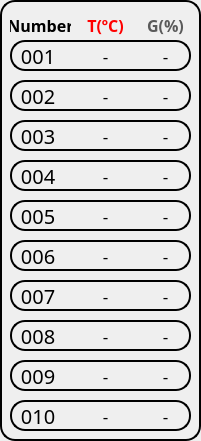
    <widget class="QFrame" name="frame_5">
     <property name="geometry">
      <rect>
       <x>0</x>
       <y>10</y>
       <width>201</width>
       <height>441</height>
      </rect>
     </property>
     <property name="styleSheet">
      <string notr="true">background-color:None;
border: 2px solid rgb(0,0,0);
border-radius: 15px;</string>
     </property>
     <property name="frameShape">
      <enum>QFrame::StyledPanel</enum>
     </property>
     <property name="frameShadow">
      <enum>QFrame::Raised</enum>
     </property>
     <widget class="QLabel" name="sensor_name_2">
      <property name="geometry">
       <rect>
        <x>10</x>
        <y>80</y>
        <width>181</width>
        <height>31</height>
       </rect>
      </property>
      <property name="font">
       <font>
        <family>KoPubWorld돋움체 Medium</family>
        <pointsize>15</pointsize>
       </font>
      </property>
      <property name="styleSheet">
       <string notr="true">background-color:None;
border: 2px solid rgb(0,0,0);
border-radius: 15px;</string>
      </property>
      <property name="text">
       <string/>
      </property>
      <property name="alignment">
       <set>Qt::AlignLeading|Qt::AlignLeft|Qt::AlignVCenter</set>
      </property>
     </widget>
     <widget class="QLabel" name="label_2">
      <property name="geometry">
       <rect>
        <x>10</x>
        <y>10</y>
        <width>61</width>
        <height>31</height>
       </rect>
      </property>
      <property name="font">
       <font>
        <family>KoPubWorld돋움체 Medium</family>
        <pointsize>12</pointsize>
        <weight>75</weight>
        <bold>true</bold>
       </font>
      </property>
      <property name="styleSheet">
       <string notr="true">background-color:None;
border: None;</string>
      </property>
      <property name="text">
       <string>Number</string>
      </property>
      <property name="alignment">
       <set>Qt::AlignCenter</set>
      </property>
     </widget>
     <widget class="QLabel" name="label_3">
      <property name="geometry">
       <rect>
        <x>80</x>
        <y>10</y>
        <width>51</width>
        <height>31</height>
       </rect>
      </property>
      <property name="font">
       <font>
        <family>KoPubWorld돋움체 Medium</family>
        <pointsize>12</pointsize>
        <weight>75</weight>
        <bold>true</bold>
       </font>
      </property>
      <property name="styleSheet">
       <string notr="true">background-color:None;
border: None;
color:rgb(255,0,0);</string>
      </property>
      <property name="text">
       <string>T(ºC)</string>
      </property>
      <property name="alignment">
       <set>Qt::AlignCenter</set>
      </property>
     </widget>
     <widget class="QLabel" name="label_4">
      <property name="geometry">
       <rect>
        <x>140</x>
        <y>10</y>
        <width>51</width>
        <height>31</height>
       </rect>
      </property>
      <property name="font">
       <font>
        <family>KoPubWorld돋움체 Medium</family>
        <pointsize>12</pointsize>
        <weight>75</weight>
        <bold>true</bold>
       </font>
      </property>
      <property name="styleSheet">
       <string notr="true">background-color:None;
border: None;
color:rgb(90,90,90);</string>
      </property>
      <property name="text">
       <string>G(%)</string>
      </property>
      <property name="alignment">
       <set>Qt::AlignCenter</set>
      </property>
     </widget>
     <widget class="QLabel" name="t01_lb">
      <property name="geometry">
       <rect>
        <x>80</x>
        <y>40</y>
        <width>51</width>
        <height>31</height>
       </rect>
      </property>
      <property name="font">
       <font>
        <family>KoPubWorld돋움체 Medium</family>
        <pointsize>13</pointsize>
        <strikeout>false</strikeout>
       </font>
      </property>
      <property name="styleSheet">
       <string notr="true">background-color:None;
border: None</string>
      </property>
      <property name="text">
       <string>-</string>
      </property>
      <property name="alignment">
       <set>Qt::AlignCenter</set>
      </property>
     </widget>
     <widget class="QLabel" name="g01_lb">
      <property name="geometry">
       <rect>
        <x>140</x>
        <y>40</y>
        <width>51</width>
        <height>31</height>
       </rect>
      </property>
      <property name="font">
       <font>
        <family>KoPubWorld돋움체 Medium</family>
        <pointsize>13</pointsize>
       </font>
      </property>
      <property name="styleSheet">
       <string notr="true">background-color:None;
border: None</string>
      </property>
      <property name="text">
       <string>-</string>
      </property>
      <property name="alignment">
       <set>Qt::AlignCenter</set>
      </property>
     </widget>
     <widget class="QLabel" name="g02_lb">
      <property name="geometry">
       <rect>
        <x>140</x>
        <y>80</y>
        <width>51</width>
        <height>31</height>
       </rect>
      </property>
      <property name="font">
       <font>
        <family>KoPubWorld돋움체 Medium</family>
        <pointsize>13</pointsize>
       </font>
      </property>
      <property name="styleSheet">
       <string notr="true">background-color:None;
border: None;</string>
      </property>
      <property name="text">
       <string>-</string>
      </property>
      <property name="alignment">
       <set>Qt::AlignCenter</set>
      </property>
     </widget>
     <widget class="QLabel" name="t02_lb">
      <property name="geometry">
       <rect>
        <x>80</x>
        <y>80</y>
        <width>51</width>
        <height>31</height>
       </rect>
      </property>
      <property name="font">
       <font>
        <family>KoPubWorld돋움체 Medium</family>
        <pointsize>13</pointsize>
        <strikeout>false</strikeout>
       </font>
      </property>
      <property name="styleSheet">
       <string notr="true">background-color:None;
border: None;</string>
      </property>
      <property name="text">
       <string>-</string>
      </property>
      <property name="alignment">
       <set>Qt::AlignCenter</set>
      </property>
     </widget>
     <widget class="QPushButton" name="n01_btn">
      <property name="geometry">
       <rect>
        <x>10</x>
        <y>40</y>
        <width>51</width>
        <height>31</height>
       </rect>
      </property>
      <property name="font">
       <font>
        <family>KoPubWorld돋움체 Medium</family>
        <pointsize>15</pointsize>
       </font>
      </property>
      <property name="styleSheet">
       <string notr="true">background-color:None;
border: None
</string>
      </property>
      <property name="text">
       <string> 001</string>
      </property>
     </widget>
     <widget class="QPushButton" name="n02_btn">
      <property name="geometry">
       <rect>
        <x>10</x>
        <y>80</y>
        <width>51</width>
        <height>31</height>
       </rect>
      </property>
      <property name="font">
       <font>
        <family>KoPubWorld돋움체 Medium</family>
        <pointsize>15</pointsize>
       </font>
      </property>
      <property name="styleSheet">
       <string notr="true">background-color:None;
border: None
</string>
      </property>
      <property name="text">
       <string> 002</string>
      </property>
     </widget>
     <widget class="QLabel" name="sensor_name_001">
      <property name="geometry">
       <rect>
        <x>10</x>
        <y>40</y>
        <width>181</width>
        <height>31</height>
       </rect>
      </property>
      <property name="font">
       <font>
        <family>KoPubWorld돋움체 Medium</family>
        <pointsize>15</pointsize>
       </font>
      </property>
      <property name="styleSheet">
       <string notr="true">background-color:None;
border: 2px solid rgb(0,0,0);
border-radius: 15px;</string>
      </property>
      <property name="text">
       <string/>
      </property>
      <property name="alignment">
       <set>Qt::AlignLeading|Qt::AlignLeft|Qt::AlignVCenter</set>
      </property>
     </widget>
     <widget class="QLabel" name="g07_lb">
      <property name="geometry">
       <rect>
        <x>140</x>
        <y>280</y>
        <width>51</width>
        <height>31</height>
       </rect>
      </property>
      <property name="font">
       <font>
        <family>KoPubWorld돋움체 Medium</family>
        <pointsize>13</pointsize>
       </font>
      </property>
      <property name="styleSheet">
       <string notr="true">background-color:None;
border: None;</string>
      </property>
      <property name="text">
       <string>-</string>
      </property>
      <property name="alignment">
       <set>Qt::AlignCenter</set>
      </property>
     </widget>
     <widget class="QLabel" name="sensor_name_9">
      <property name="geometry">
       <rect>
        <x>10</x>
        <y>360</y>
        <width>181</width>
        <height>31</height>
       </rect>
      </property>
      <property name="font">
       <font>
        <family>KoPubWorld돋움체 Medium</family>
        <pointsize>15</pointsize>
       </font>
      </property>
      <property name="styleSheet">
       <string notr="true">background-color:None;
border: 2px solid rgb(0,0,0);
border-radius: 15px;</string>
      </property>
      <property name="text">
       <string/>
      </property>
      <property name="alignment">
       <set>Qt::AlignLeading|Qt::AlignLeft|Qt::AlignVCenter</set>
      </property>
     </widget>
     <widget class="QPushButton" name="n08_btn">
      <property name="geometry">
       <rect>
        <x>10</x>
        <y>320</y>
        <width>51</width>
        <height>31</height>
       </rect>
      </property>
      <property name="font">
       <font>
        <family>KoPubWorld돋움체 Medium</family>
        <pointsize>15</pointsize>
       </font>
      </property>
      <property name="styleSheet">
       <string notr="true">background-color:None;
border: None;
color:rgb(0,0,0);</string>
      </property>
      <property name="text">
       <string> 008</string>
      </property>
     </widget>
     <widget class="QPushButton" name="n05_btn">
      <property name="geometry">
       <rect>
        <x>10</x>
        <y>200</y>
        <width>51</width>
        <height>31</height>
       </rect>
      </property>
      <property name="font">
       <font>
        <family>KoPubWorld돋움체 Medium</family>
        <pointsize>15</pointsize>
       </font>
      </property>
      <property name="styleSheet">
       <string notr="true">background-color:None;
border: None
</string>
      </property>
      <property name="text">
       <string> 005</string>
      </property>
     </widget>
     <widget class="QLabel" name="sensor_name_8">
      <property name="geometry">
       <rect>
        <x>10</x>
        <y>320</y>
        <width>181</width>
        <height>31</height>
       </rect>
      </property>
      <property name="font">
       <font>
        <family>KoPubWorld돋움체 Medium</family>
        <pointsize>15</pointsize>
       </font>
      </property>
      <property name="styleSheet">
       <string notr="true">background-color:None;
border: 2px solid rgb(0,0,0);
border-radius: 15px;
color:blue;</string>
      </property>
      <property name="text">
       <string/>
      </property>
      <property name="alignment">
       <set>Qt::AlignLeading|Qt::AlignLeft|Qt::AlignVCenter</set>
      </property>
     </widget>
     <widget class="QLabel" name="g08_lb">
      <property name="geometry">
       <rect>
        <x>140</x>
        <y>320</y>
        <width>51</width>
        <height>31</height>
       </rect>
      </property>
      <property name="font">
       <font>
        <family>KoPubWorld돋움체 Medium</family>
        <pointsize>13</pointsize>
       </font>
      </property>
      <property name="styleSheet">
       <string notr="true">background-color:None;
border: None;</string>
      </property>
      <property name="text">
       <string>-</string>
      </property>
      <property name="alignment">
       <set>Qt::AlignCenter</set>
      </property>
     </widget>
     <widget class="QLabel" name="t08_lb">
      <property name="geometry">
       <rect>
        <x>80</x>
        <y>320</y>
        <width>51</width>
        <height>31</height>
       </rect>
      </property>
      <property name="font">
       <font>
        <family>KoPubWorld돋움체 Medium</family>
        <pointsize>13</pointsize>
        <strikeout>false</strikeout>
       </font>
      </property>
      <property name="styleSheet">
       <string notr="true">background-color:None;
border: None;</string>
      </property>
      <property name="text">
       <string>-</string>
      </property>
      <property name="alignment">
       <set>Qt::AlignCenter</set>
      </property>
     </widget>
     <widget class="QLabel" name="g10_lb">
      <property name="geometry">
       <rect>
        <x>140</x>
        <y>400</y>
        <width>51</width>
        <height>31</height>
       </rect>
      </property>
      <property name="font">
       <font>
        <family>KoPubWorld돋움체 Medium</family>
        <pointsize>13</pointsize>
       </font>
      </property>
      <property name="styleSheet">
       <string notr="true">background-color:None;
border: None;</string>
      </property>
      <property name="text">
       <string>-</string>
      </property>
      <property name="alignment">
       <set>Qt::AlignCenter</set>
      </property>
     </widget>
     <widget class="QLabel" name="sensor_name_10">
      <property name="geometry">
       <rect>
        <x>10</x>
        <y>400</y>
        <width>181</width>
        <height>31</height>
       </rect>
      </property>
      <property name="font">
       <font>
        <family>KoPubWorld돋움체 Medium</family>
        <pointsize>15</pointsize>
       </font>
      </property>
      <property name="styleSheet">
       <string notr="true">background-color:None;
border: 2px solid rgb(0,0,0);
border-radius: 15px;</string>
      </property>
      <property name="text">
       <string/>
      </property>
      <property name="alignment">
       <set>Qt::AlignLeading|Qt::AlignLeft|Qt::AlignVCenter</set>
      </property>
     </widget>
     <widget class="QLabel" name="g04_lb">
      <property name="geometry">
       <rect>
        <x>140</x>
        <y>160</y>
        <width>51</width>
        <height>31</height>
       </rect>
      </property>
      <property name="font">
       <font>
        <family>KoPubWorld돋움체 Medium</family>
        <pointsize>13</pointsize>
       </font>
      </property>
      <property name="styleSheet">
       <string notr="true">background-color:None;
border: None;</string>
      </property>
      <property name="text">
       <string>-</string>
      </property>
      <property name="alignment">
       <set>Qt::AlignCenter</set>
      </property>
     </widget>
     <widget class="QLabel" name="sensor_name_3">
      <property name="geometry">
       <rect>
        <x>10</x>
        <y>120</y>
        <width>181</width>
        <height>31</height>
       </rect>
      </property>
      <property name="font">
       <font>
        <family>KoPubWorld돋움체 Medium</family>
        <pointsize>15</pointsize>
       </font>
      </property>
      <property name="styleSheet">
       <string notr="true">background-color:None;
border: 2px solid rgb(0,0,0);
border-radius: 15px;</string>
      </property>
      <property name="text">
       <string/>
      </property>
      <property name="alignment">
       <set>Qt::AlignLeading|Qt::AlignLeft|Qt::AlignVCenter</set>
      </property>
     </widget>
     <widget class="QLabel" name="g09_lb">
      <property name="geometry">
       <rect>
        <x>140</x>
        <y>360</y>
        <width>51</width>
        <height>31</height>
       </rect>
      </property>
      <property name="font">
       <font>
        <family>KoPubWorld돋움체 Medium</family>
        <pointsize>13</pointsize>
       </font>
      </property>
      <property name="styleSheet">
       <string notr="true">background-color:None;
border: None;</string>
      </property>
      <property name="text">
       <string>-</string>
      </property>
      <property name="alignment">
       <set>Qt::AlignCenter</set>
      </property>
     </widget>
     <widget class="QLabel" name="sensor_name_6">
      <property name="geometry">
       <rect>
        <x>10</x>
        <y>240</y>
        <width>181</width>
        <height>31</height>
       </rect>
      </property>
      <property name="font">
       <font>
        <family>KoPubWorld돋움체 Medium</family>
        <pointsize>15</pointsize>
       </font>
      </property>
      <property name="styleSheet">
       <string notr="true">background-color:None;
border: 2px solid rgb(0,0,0);
border-radius: 15px;</string>
      </property>
      <property name="text">
       <string/>
      </property>
      <property name="alignment">
       <set>Qt::AlignLeading|Qt::AlignLeft|Qt::AlignVCenter</set>
      </property>
     </widget>
     <widget class="QLabel" name="sensor_name_7">
      <property name="geometry">
       <rect>
        <x>10</x>
        <y>280</y>
        <width>181</width>
        <height>31</height>
       </rect>
      </property>
      <property name="font">
       <font>
        <family>KoPubWorld돋움체 Medium</family>
        <pointsize>15</pointsize>
       </font>
      </property>
      <property name="styleSheet">
       <string notr="true">background-color:None;
border: 2px solid rgb(0,0,0);
border-radius: 15px;</string>
      </property>
      <property name="text">
       <string/>
      </property>
      <property name="alignment">
       <set>Qt::AlignLeading|Qt::AlignLeft|Qt::AlignVCenter</set>
      </property>
     </widget>
     <widget class="QPushButton" name="n04_btn">
      <property name="geometry">
       <rect>
        <x>10</x>
        <y>160</y>
        <width>51</width>
        <height>31</height>
       </rect>
      </property>
      <property name="font">
       <font>
        <family>KoPubWorld돋움체 Medium</family>
        <pointsize>15</pointsize>
       </font>
      </property>
      <property name="styleSheet">
       <string notr="true">background-color:None;
border: None;
color:rgb(0,0,0);</string>
      </property>
      <property name="text">
       <string> 004</string>
      </property>
     </widget>
     <widget class="QLabel" name="t03_lb">
      <property name="geometry">
       <rect>
        <x>80</x>
        <y>120</y>
        <width>51</width>
        <height>31</height>
       </rect>
      </property>
      <property name="font">
       <font>
        <family>KoPubWorld돋움체 Medium</family>
        <pointsize>13</pointsize>
        <strikeout>false</strikeout>
       </font>
      </property>
      <property name="styleSheet">
       <string notr="true">background-color:None;
border: None;</string>
      </property>
      <property name="text">
       <string>-</string>
      </property>
      <property name="alignment">
       <set>Qt::AlignCenter</set>
      </property>
     </widget>
     <widget class="QLabel" name="g05_lb">
      <property name="geometry">
       <rect>
        <x>140</x>
        <y>200</y>
        <width>51</width>
        <height>31</height>
       </rect>
      </property>
      <property name="font">
       <font>
        <family>KoPubWorld돋움체 Medium</family>
        <pointsize>13</pointsize>
       </font>
      </property>
      <property name="styleSheet">
       <string notr="true">background-color:None;
border: None;</string>
      </property>
      <property name="text">
       <string>-</string>
      </property>
      <property name="alignment">
       <set>Qt::AlignCenter</set>
      </property>
     </widget>
     <widget class="QLabel" name="g03_lb">
      <property name="geometry">
       <rect>
        <x>140</x>
        <y>120</y>
        <width>51</width>
        <height>31</height>
       </rect>
      </property>
      <property name="font">
       <font>
        <family>KoPubWorld돋움체 Medium</family>
        <pointsize>13</pointsize>
       </font>
      </property>
      <property name="styleSheet">
       <string notr="true">background-color:None;
border: None;</string>
      </property>
      <property name="text">
       <string>-</string>
      </property>
      <property name="alignment">
       <set>Qt::AlignCenter</set>
      </property>
     </widget>
     <widget class="QPushButton" name="n10_btn">
      <property name="geometry">
       <rect>
        <x>10</x>
        <y>400</y>
        <width>51</width>
        <height>31</height>
       </rect>
      </property>
      <property name="font">
       <font>
        <family>KoPubWorld돋움체 Medium</family>
        <pointsize>15</pointsize>
       </font>
      </property>
      <property name="styleSheet">
       <string notr="true">background-color:None;
border: None
</string>
      </property>
      <property name="text">
       <string> 010</string>
      </property>
     </widget>
     <widget class="QLabel" name="sensor_name_5">
      <property name="geometry">
       <rect>
        <x>10</x>
        <y>200</y>
        <width>181</width>
        <height>31</height>
       </rect>
      </property>
      <property name="font">
       <font>
        <family>KoPubWorld돋움체 Medium</family>
        <pointsize>15</pointsize>
       </font>
      </property>
      <property name="styleSheet">
       <string notr="true">background-color:None;
border: 2px solid rgb(0,0,0);
border-radius: 15px;</string>
      </property>
      <property name="text">
       <string/>
      </property>
      <property name="alignment">
       <set>Qt::AlignLeading|Qt::AlignLeft|Qt::AlignVCenter</set>
      </property>
     </widget>
     <widget class="QLabel" name="t05_lb">
      <property name="geometry">
       <rect>
        <x>80</x>
        <y>200</y>
        <width>51</width>
        <height>31</height>
       </rect>
      </property>
      <property name="font">
       <font>
        <family>KoPubWorld돋움체 Medium</family>
        <pointsize>13</pointsize>
        <strikeout>false</strikeout>
       </font>
      </property>
      <property name="styleSheet">
       <string notr="true">background-color:None;
border: None;</string>
      </property>
      <property name="text">
       <string>-</string>
      </property>
      <property name="alignment">
       <set>Qt::AlignCenter</set>
      </property>
     </widget>
     <widget class="QPushButton" name="n09_btn">
      <property name="geometry">
       <rect>
        <x>10</x>
        <y>360</y>
        <width>51</width>
        <height>31</height>
       </rect>
      </property>
      <property name="font">
       <font>
        <family>KoPubWorld돋움체 Medium</family>
        <pointsize>15</pointsize>
       </font>
      </property>
      <property name="styleSheet">
       <string notr="true">background-color:None;
border: None
</string>
      </property>
      <property name="text">
       <string> 009</string>
      </property>
     </widget>
     <widget class="QPushButton" name="n03_btn">
      <property name="geometry">
       <rect>
        <x>10</x>
        <y>120</y>
        <width>51</width>
        <height>31</height>
       </rect>
      </property>
      <property name="font">
       <font>
        <family>KoPubWorld돋움체 Medium</family>
        <pointsize>15</pointsize>
       </font>
      </property>
      <property name="styleSheet">
       <string notr="true">background-color:None;
border: None
</string>
      </property>
      <property name="text">
       <string> 003</string>
      </property>
     </widget>
     <widget class="QLabel" name="t06_lb">
      <property name="geometry">
       <rect>
        <x>80</x>
        <y>240</y>
        <width>51</width>
        <height>31</height>
       </rect>
      </property>
      <property name="font">
       <font>
        <family>KoPubWorld돋움체 Medium</family>
        <pointsize>13</pointsize>
        <strikeout>false</strikeout>
       </font>
      </property>
      <property name="styleSheet">
       <string notr="true">background-color:None;
border: None;</string>
      </property>
      <property name="text">
       <string>-</string>
      </property>
      <property name="alignment">
       <set>Qt::AlignCenter</set>
      </property>
     </widget>
     <widget class="QLabel" name="sensor_name_4">
      <property name="geometry">
       <rect>
        <x>10</x>
        <y>160</y>
        <width>181</width>
        <height>31</height>
       </rect>
      </property>
      <property name="font">
       <font>
        <family>KoPubWorld돋움체 Medium</family>
        <pointsize>15</pointsize>
       </font>
      </property>
      <property name="styleSheet">
       <string notr="true">background-color:None;
border: 2px solid rgb(0,0,0);
border-radius: 15px;
color:blue;</string>
      </property>
      <property name="text">
       <string/>
      </property>
      <property name="alignment">
       <set>Qt::AlignLeading|Qt::AlignLeft|Qt::AlignVCenter</set>
      </property>
     </widget>
     <widget class="QLabel" name="t09_lb">
      <property name="geometry">
       <rect>
        <x>80</x>
        <y>360</y>
        <width>51</width>
        <height>31</height>
       </rect>
      </property>
      <property name="font">
       <font>
        <family>KoPubWorld돋움체 Medium</family>
        <pointsize>13</pointsize>
        <strikeout>false</strikeout>
       </font>
      </property>
      <property name="styleSheet">
       <string notr="true">background-color:None;
border: None;</string>
      </property>
      <property name="text">
       <string>-</string>
      </property>
      <property name="alignment">
       <set>Qt::AlignCenter</set>
      </property>
     </widget>
     <widget class="QLabel" name="t04_lb">
      <property name="geometry">
       <rect>
        <x>80</x>
        <y>160</y>
        <width>51</width>
        <height>31</height>
       </rect>
      </property>
      <property name="font">
       <font>
        <family>KoPubWorld돋움체 Medium</family>
        <pointsize>13</pointsize>
        <strikeout>false</strikeout>
       </font>
      </property>
      <property name="styleSheet">
       <string notr="true">background-color:None;
border: None;</string>
      </property>
      <property name="text">
       <string>-</string>
      </property>
      <property name="alignment">
       <set>Qt::AlignCenter</set>
      </property>
     </widget>
     <widget class="QLabel" name="t07_lb">
      <property name="geometry">
       <rect>
        <x>80</x>
        <y>280</y>
        <width>51</width>
        <height>31</height>
       </rect>
      </property>
      <property name="font">
       <font>
        <family>KoPubWorld돋움체 Medium</family>
        <pointsize>13</pointsize>
        <strikeout>false</strikeout>
       </font>
      </property>
      <property name="styleSheet">
       <string notr="true">background-color:None;
border: None;</string>
      </property>
      <property name="text">
       <string>-</string>
      </property>
      <property name="alignment">
       <set>Qt::AlignCenter</set>
      </property>
     </widget>
     <widget class="QLabel" name="t10_lb">
      <property name="geometry">
       <rect>
        <x>80</x>
        <y>400</y>
        <width>51</width>
        <height>31</height>
       </rect>
      </property>
      <property name="font">
       <font>
        <family>KoPubWorld돋움체 Medium</family>
        <pointsize>13</pointsize>
        <strikeout>false</strikeout>
       </font>
      </property>
      <property name="styleSheet">
       <string notr="true">background-color:None;
border: None;</string>
      </property>
      <property name="text">
       <string>-</string>
      </property>
      <property name="alignment">
       <set>Qt::AlignCenter</set>
      </property>
     </widget>
     <widget class="QPushButton" name="n06_btn">
      <property name="geometry">
       <rect>
        <x>10</x>
        <y>240</y>
        <width>51</width>
        <height>31</height>
       </rect>
      </property>
      <property name="font">
       <font>
        <family>KoPubWorld돋움체 Medium</family>
        <pointsize>15</pointsize>
       </font>
      </property>
      <property name="styleSheet">
       <string notr="true">background-color:None;
border: None
</string>
      </property>
      <property name="text">
       <string> 006</string>
      </property>
     </widget>
     <widget class="QPushButton" name="n07_btn">
      <property name="geometry">
       <rect>
        <x>10</x>
        <y>280</y>
        <width>51</width>
        <height>31</height>
       </rect>
      </property>
      <property name="font">
       <font>
        <family>KoPubWorld돋움체 Medium</family>
        <pointsize>15</pointsize>
       </font>
      </property>
      <property name="styleSheet">
       <string notr="true">background-color:None;
border: None
</string>
      </property>
      <property name="text">
       <string> 007</string>
      </property>
     </widget>
     <widget class="QLabel" name="g06_lb">
      <property name="geometry">
       <rect>
        <x>140</x>
        <y>240</y>
        <width>51</width>
        <height>31</height>
       </rect>
      </property>
      <property name="font">
       <font>
        <family>KoPubWorld돋움체 Medium</family>
        <pointsize>13</pointsize>
       </font>
      </property>
      <property name="styleSheet">
       <string notr="true">background-color:None;
border: None;</string>
      </property>
      <property name="text">
       <string>-</string>
      </property>
      <property name="alignment">
       <set>Qt::AlignCenter</set>
      </property>
     </widget>
     <zorder>label_4</zorder>
     <zorder>sensor_name_2</zorder>
     <zorder>label_2</zorder>
     <zorder>label_3</zorder>
     <zorder>t01_lb</zorder>
     <zorder>g01_lb</zorder>
     <zorder>g02_lb</zorder>
     <zorder>t02_lb</zorder>
     <zorder>n02_btn</zorder>
     <zorder>n01_btn</zorder>
     <zorder>sensor_name_001</zorder>
     <zorder>g07_lb</zorder>
     <zorder>sensor_name_9</zorder>
     <zorder>n08_btn</zorder>
     <zorder>n05_btn</zorder>
     <zorder>sensor_name_8</zorder>
     <zorder>g08_lb</zorder>
     <zorder>t08_lb</zorder>
     <zorder>g10_lb</zorder>
     <zorder>sensor_name_10</zorder>
     <zorder>g04_lb</zorder>
     <zorder>sensor_name_3</zorder>
     <zorder>g09_lb</zorder>
     <zorder>sensor_name_6</zorder>
     <zorder>sensor_name_7</zorder>
     <zorder>n04_btn</zorder>
     <zorder>t03_lb</zorder>
     <zorder>g05_lb</zorder>
     <zorder>g03_lb</zorder>
     <zorder>n10_btn</zorder>
     <zorder>sensor_name_5</zorder>
     <zorder>t05_lb</zorder>
     <zorder>n09_btn</zorder>
     <zorder>n03_btn</zorder>
     <zorder>t06_lb</zorder>
     <zorder>sensor_name_4</zorder>
     <zorder>t09_lb</zorder>
     <zorder>t04_lb</zorder>
     <zorder>t07_lb</zorder>
     <zorder>t10_lb</zorder>
     <zorder>n06_btn</zorder>
     <zorder>n07_btn</zorder>
     <zorder>g06_lb</zorder>
    </widget>
